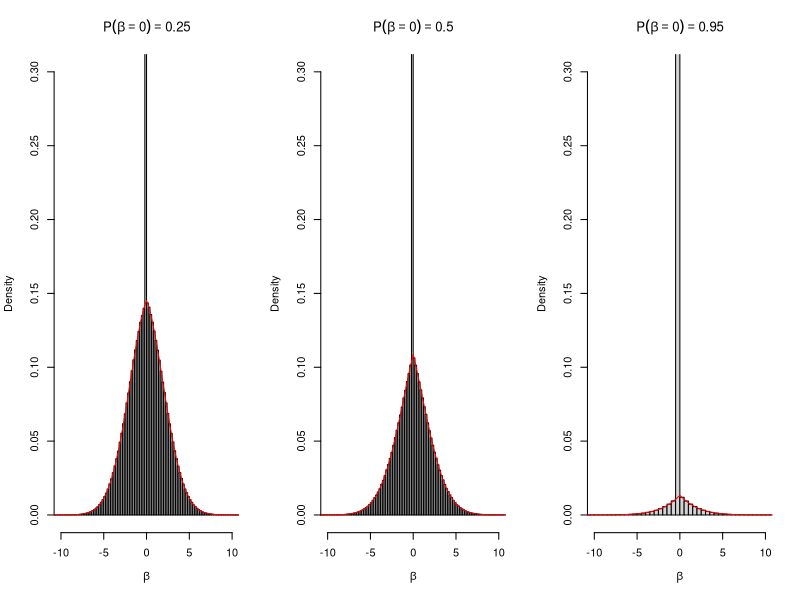

Recreate this plot in R.
rm(list = ls())

# Want to find an expression for the slab (continuous part) of the prior

# First: Look how samples directly from prior looks like for a given set of mu and rho

# Fix prior Var(beta | beta != 0) to 1, tweak P(beta==0) by tweaking mu and rho.  
cond_prior_var <- 5
prior_prob_vec <- c(0.25, 0.5, 0.95)

solve_for_mu_rho_given_p <- function(p) { # p = prior probability of beta
  
  # Given the prior probability of beta and conditional variance --> want to solve for mu and rho
  
  mu_given_rho_and_p <- function(rho, p) { # use this equation to express mu w.r.t rho and p to have a one-dimensional root finding problem
    
    obj <- function(mu) {
      (-1 + 2 * pnorm(sqrt(2) / rho * mu * sqrt(2) / 2) - 1) ^ 2 / 4 - p
    }
    
    return(uniroot(obj, lower = -100, upper = 100, tol = 1e-12)$root)
    
  }
  
  cond_var_given_mu_and_rho <- function(mu, rho) { # the conditional prior variance based on mu and rho
    
    mu_star_1 <- rho * dnorm(mu / rho) + mu * pnorm(mu / rho)
    mu_star_2 <- rho * mu * dnorm(mu / rho) + (mu ^ 2 + rho ^ 2) * pnorm(mu / rho)
    uncond_var_beta <- 2 * (mu_star_2 - mu_star_1 ^ 2)
    cond_var_beta <- uncond_var_beta / (1 - pnorm(-mu / rho) ^ 2)
    return(cond_var_beta)
    
  }
  
  obj_for_rho <- function(rho) { # the root function for rho using the desired conditional prior variance
    cond_var_given_mu_and_rho(mu_given_rho_and_p(rho, p), rho) - cond_prior_var
  }
  
  rho_sol <- uniroot(obj_for_rho, lower = 0.01, upper = 10, tol = 1e-12)$root # solve for rho based on desired conditional prior variance
  mu_sol <- mu_given_rho_and_p(rho_sol, p) # use the result above to obtain the corresponding mu based on the desired prior probability
  
  mu_sol <- ifelse(abs(mu_sol) < 1e-13, 0, mu_sol)
  
  return(c(mu = mu_given_rho_and_p(rho_sol, p), rho = rho_sol))
  
}

mu_rho_sols <- as.matrix(sapply(prior_prob_vec, solve_for_mu_rho_given_p))
mu_rho_sols[1, ] <- ifelse(abs(mu_rho_sols[1, ]) < 1e-12, 0, mu_rho_sols[1, ])

# The Dirac delta spike part happens with probability pnorm(-mu / rho) ^ 2, i.e. the prior probability chosen above

# For the slab (continuous) part, there are three terms
# Two cross terms which essentially are some part of pdfs due to Dirac delta
# One term that actually requires computing the integral from convolution formula

prior_beta_pdf <- function(beta) {
  
  # pnorm(-mu / rho) * # the cross terms 
  #   ifelse(
  #     beta <= 0, 
  #     dnorm(-beta, mean = mu, sd = rho),
  #     dnorm(beta, mean = mu, sd = rho)
  #   ) + 
  #   exp(-beta ^ 2 / (4 * rho ^ 2)) / # the convolution term
  #   (4 * sqrt(pi) * rho) * 
  #   ifelse(
  #     beta <= 0,
  #     2 * pnorm((2 * mu + beta) / (sqrt(2) * rho)),
  #     2 * pnorm((2 * mu - beta) / (sqrt(2) * rho))
  #   )
  
  ifelse(
    beta <= 0,
    pnorm(-mu / rho) *
      dnorm(-beta, mean = mu, sd = rho) +
      4 * sqrt(pi) * rho * (dnorm(beta, mean = 0, sd = 2 * rho) ^ 2) *
      pnorm((2 * mu + beta) / (sqrt(2) * rho))
    ,
    pnorm(-mu / rho) *
      dnorm(beta, mean = mu, sd = rho) +
      4 * sqrt(pi) * rho * (dnorm(beta, mean = 0, sd = 2 * rho) ^ 2) *
      pnorm((2 * mu - beta) / (sqrt(2) * rho))
  )
  
}

grid <- seq(from = -15, to = 15, by = 0.01)

par(mfrow = c(1, 3))

# 1. Try first combination corresponding to P(beta == 0) = 0.25

set.seed(42)

mu <- mu_rho_sols[1, 1]
rho <- mu_rho_sols[2, 1]

beta_plus_nr1 <- rnorm(10000000, mean = mu, sd = rho)
beta_minus_nr1 <- rnorm(10000000, mean = mu, sd = rho)

beta_nr1 <- pmax(0, beta_plus_nr1) - pmax(0, beta_minus_nr1)
hist(beta_nr1, breaks = 100, probability = T, xlim = c(-10, 10), ylim = c(0, 0.3), xlab = expression(beta), main = expression(P(beta == 0) == 0.25))

lines(grid, prior_beta_pdf(grid), col = "red")

# # Compare empirical CDF to CDF obtained by numerical integration for the slab part
# 
# normalized_prior_beta_pdf <- function(beta) { # slab part
#   
#   prior_beta_pdf(beta) / (1 - pnorm(-mu / rho) ^ 2)
#   
# }
# 
# ecdf_slab_nr1 <- ecdf(beta_nr1[beta_nr1 != 0])
# num_cdf_slab <- sapply(1:length(grid), function(i) integrate(normalized_prior_beta_pdf, -Inf, grid[i])$value)
# 
# plot(ecdf_slab_nr1)
# lines(grid, num_cdf_slab, col = "red", lty = 2)

# 2. Try first combination corresponding to P(beta == 0) = 0.50

set.seed(42)

mu <- mu_rho_sols[1, 2]
rho <- mu_rho_sols[2, 2]

beta_plus_nr2 <- rnorm(10000000, mean = mu, sd = rho)
beta_minus_nr2 <- rnorm(10000000, mean = mu, sd = rho)

beta_nr2 <- pmax(0, beta_plus_nr2) - pmax(0, beta_minus_nr2)
hist(beta_nr2, breaks = 100, probability = T, xlim = c(-10, 10), ylim = c(0, 0.3), xlab = expression(beta), main = expression(P(beta == 0) == 0.50))

lines(grid, prior_beta_pdf(grid), col = "red")

# 3. Try first combination corresponding to P(beta == 0) = 0.95

set.seed(42)

mu <- mu_rho_sols[1, 3]
rho <- mu_rho_sols[2, 3]

beta_plus_nr3 <- rnorm(10000000, mean = mu, sd = rho)
beta_minus_nr3 <- rnorm(10000000, mean = mu, sd = rho)

beta_nr3 <- pmax(0, beta_plus_nr3) - pmax(0, beta_minus_nr3)
hist(beta_nr3, breaks = 100, probability = T, xlim = c(-10, 10), ylim = c(0, 0.3), xlab = expression(beta), main = expression(P(beta == 0) == 0.95))

lines(grid, prior_beta_pdf(grid), col = "red")
